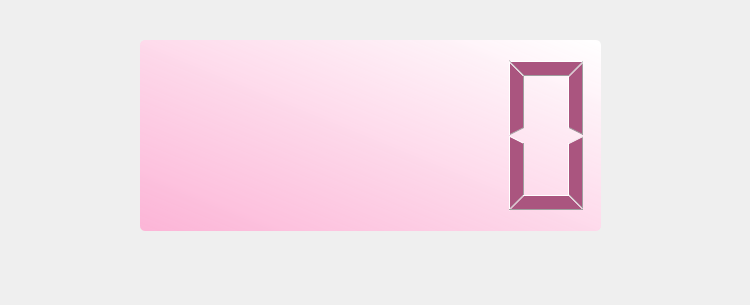
<?xml version="1.0" encoding="UTF-8"?>
<ui version="4.0">
 <class>Form</class>
 <widget class="QWidget" name="Form">
  <property name="geometry">
   <rect>
    <x>0</x>
    <y>0</y>
    <width>750</width>
    <height>305</height>
   </rect>
  </property>
  <property name="windowTitle">
   <string>Form</string>
  </property>
  <property name="styleSheet">
   <string notr="true">background-color: qlineargradient(spread:pad, x1:0, y1:0, x2:1, y2:0, stop:0 rgba(245, 224, 176, 255), stop:0.09 rgba(246, 189, 237, 255), stop:0.14 rgba(194, 207, 246, 255), stop:0.19 rgba(184, 160, 168, 255), stop:0.25 rgba(171, 186, 248, 255), stop:0.32 rgba(243, 248, 224, 255), stop:0.385 rgba(249, 162, 183, 255), stop:0.47 rgba(100, 115, 124, 255), stop:0.58 rgba(251, 205, 202, 255), stop:0.65 rgba(170, 128, 185, 255), stop:0.75 rgba(252, 222, 204, 255), stop:0.805 rgba(206, 122, 218, 255), stop:0.86 rgba(254, 223, 175, 255), stop:0.91 rgba(254, 236, 244, 255), stop:1 rgba(255, 191, 221, 255));</string>
  </property>
  <widget class="QLCDNumber" name="lcdNumber">
   <property name="geometry">
    <rect>
     <x>140</x>
     <y>40</y>
     <width>461</width>
     <height>191</height>
    </rect>
   </property>
   <property name="styleSheet">
    <string notr="true">background-color: qlineargradient(spread:pad, x1:0.0170455, y1:1, x2:1, y2:0, stop:0 rgba(255, 169, 210, 209), stop:1 rgba(255, 255, 255, 255));
color: rgb(170, 85, 127);

border-radius: 5px;
</string>
   </property>
  </widget>
 </widget>
 <resources/>
 <connections/>
</ui>
